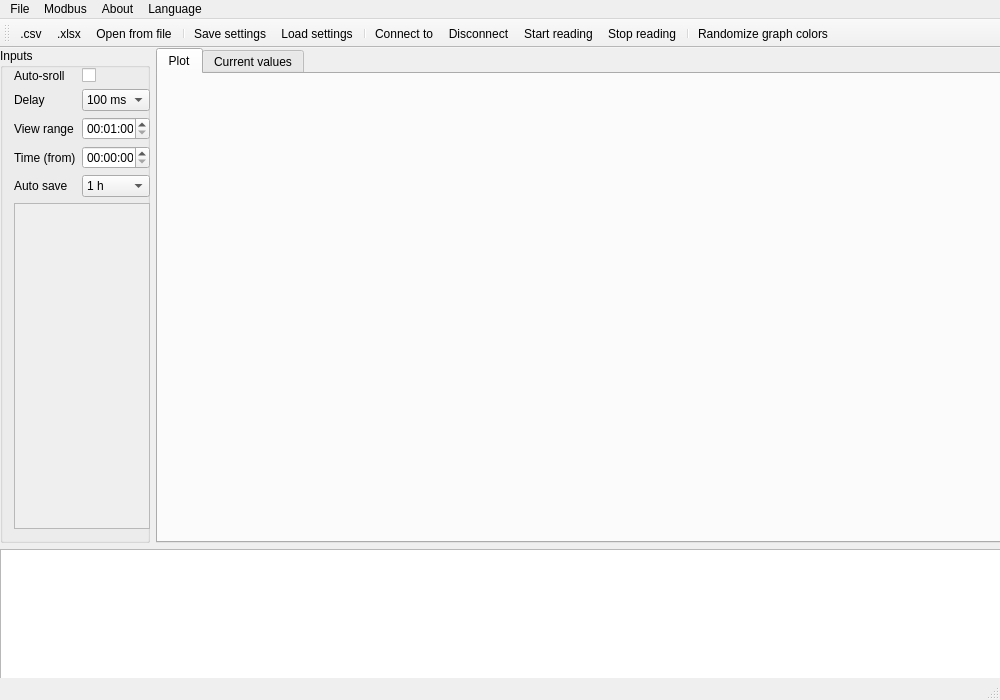
<?xml version="1.0" encoding="UTF-8"?>
<ui version="4.0">
 <class>MainWindow</class>
 <widget class="QMainWindow" name="MainWindow">
  <property name="geometry">
   <rect>
    <x>0</x>
    <y>0</y>
    <width>1000</width>
    <height>700</height>
   </rect>
  </property>
  <property name="minimumSize">
   <size>
    <width>742</width>
    <height>526</height>
   </size>
  </property>
  <property name="windowTitle">
   <string>RTU Trends (Python 2023)</string>
  </property>
  <widget class="QWidget" name="centralwidget">
   <widget class="QWidget" name="verticalLayoutWidget">
    <property name="geometry">
     <rect>
      <x>0</x>
      <y>0</y>
      <width>1001</width>
      <height>651</height>
     </rect>
    </property>
    <layout class="QVBoxLayout" name="verticalLayout">
     <item>
      <layout class="QHBoxLayout" name="horizontalLayout">
       <item>
        <widget class="QGroupBox" name="groupBox">
         <property name="minimumSize">
          <size>
           <width>150</width>
           <height>0</height>
          </size>
         </property>
         <property name="maximumSize">
          <size>
           <width>150</width>
           <height>16777215</height>
          </size>
         </property>
         <property name="title">
          <string>Inputs</string>
         </property>
         <property name="flat">
          <bool>false</bool>
         </property>
         <property name="checkable">
          <bool>false</bool>
         </property>
         <widget class="QWidget" name="verticalLayoutWidget_2">
          <property name="geometry">
           <rect>
            <x>9</x>
            <y>15</y>
            <width>146</width>
            <height>471</height>
           </rect>
          </property>
          <layout class="QVBoxLayout" name="verticalLayout_2">
           <property name="leftMargin">
            <number>5</number>
           </property>
           <property name="topMargin">
            <number>5</number>
           </property>
           <property name="rightMargin">
            <number>5</number>
           </property>
           <property name="bottomMargin">
            <number>5</number>
           </property>
           <item>
            <layout class="QFormLayout" name="formLayout">
             <item row="0" column="0">
              <widget class="QLabel" name="autoScaleLabel">
               <property name="text">
                <string>Auto-sroll</string>
               </property>
              </widget>
             </item>
             <item row="0" column="1">
              <widget class="QCheckBox" name="auto_scale_checkbox"/>
             </item>
             <item row="1" column="0">
              <widget class="QLabel" name="delayLabel">
               <property name="text">
                <string>Delay</string>
               </property>
              </widget>
             </item>
             <item row="1" column="1">
              <widget class="QComboBox" name="delayEdit">
               <property name="currentText">
                <string>100 ms</string>
               </property>
               <property name="currentIndex">
                <number>1</number>
               </property>
               <item>
                <property name="text">
                 <string>10 ms</string>
                </property>
               </item>
               <item>
                <property name="text">
                 <string>100 ms</string>
                </property>
               </item>
               <item>
                <property name="text">
                 <string>200 ms</string>
                </property>
               </item>
               <item>
                <property name="text">
                 <string>500 ms</string>
                </property>
               </item>
               <item>
                <property name="text">
                 <string>1 s</string>
                </property>
               </item>
               <item>
                <property name="text">
                 <string>2 s</string>
                </property>
               </item>
               <item>
                <property name="text">
                 <string>5 s</string>
                </property>
               </item>
               <item>
                <property name="text">
                 <string>10 s</string>
                </property>
               </item>
               <item>
                <property name="text">
                 <string>1 m</string>
                </property>
               </item>
               <item>
                <property name="text">
                 <string>5 m</string>
                </property>
               </item>
               <item>
                <property name="text">
                 <string>30 m</string>
                </property>
               </item>
               <item>
                <property name="text">
                 <string>1 h</string>
                </property>
               </item>
               <item>
                <property name="text">
                 <string>2 h</string>
                </property>
               </item>
               <item>
                <property name="text">
                 <string>3 h</string>
                </property>
               </item>
               <item>
                <property name="text">
                 <string>12 h</string>
                </property>
               </item>
               <item>
                <property name="text">
                 <string>1 d</string>
                </property>
               </item>
              </widget>
             </item>
             <item row="2" column="0">
              <widget class="QLabel" name="timeRangeLabel">
               <property name="text">
                <string>View range</string>
               </property>
              </widget>
             </item>
             <item row="2" column="1">
              <widget class="QTimeEdit" name="rangeEdit">
               <property name="currentSection">
                <enum>QDateTimeEdit::HourSection</enum>
               </property>
               <property name="displayFormat">
                <string>hh:mm:ss</string>
               </property>
               <property name="time">
                <time>
                 <hour>0</hour>
                 <minute>1</minute>
                 <second>0</second>
                </time>
               </property>
              </widget>
             </item>
             <item row="3" column="0">
              <widget class="QLabel" name="timeFromLabel">
               <property name="text">
                <string>Time (from)</string>
               </property>
              </widget>
             </item>
             <item row="3" column="1">
              <widget class="QTimeEdit" name="timeFromEdit">
               <property name="displayFormat">
                <string>hh:mm:ss</string>
               </property>
              </widget>
             </item>
             <item row="4" column="0">
              <widget class="QLabel" name="autoSaveLabel">
               <property name="text">
                <string>Auto save</string>
               </property>
              </widget>
             </item>
             <item row="4" column="1">
              <widget class="QComboBox" name="autoSaveComboBox">
               <property name="currentIndex">
                <number>6</number>
               </property>
               <item>
                <property name="text">
                 <string>---</string>
                </property>
               </item>
               <item>
                <property name="text">
                 <string>3 s</string>
                </property>
               </item>
               <item>
                <property name="text">
                 <string>10 s</string>
                </property>
               </item>
               <item>
                <property name="text">
                 <string>5 m</string>
                </property>
               </item>
               <item>
                <property name="text">
                 <string>10 m</string>
                </property>
               </item>
               <item>
                <property name="text">
                 <string>30 m</string>
                </property>
               </item>
               <item>
                <property name="text">
                 <string>1 h</string>
                </property>
               </item>
               <item>
                <property name="text">
                 <string>2 h</string>
                </property>
               </item>
               <item>
                <property name="text">
                 <string>4 h</string>
                </property>
               </item>
              </widget>
             </item>
            </layout>
           </item>
           <item>
            <widget class="QScrollArea" name="scrollArea">
             <property name="widgetResizable">
              <bool>true</bool>
             </property>
             <widget class="QWidget" name="scrollAreaWidgetContents">
              <property name="geometry">
               <rect>
                <x>0</x>
                <y>0</y>
                <width>134</width>
                <height>334</height>
               </rect>
              </property>
              <property name="contextMenuPolicy">
               <enum>Qt::NoContextMenu</enum>
              </property>
             </widget>
            </widget>
           </item>
          </layout>
         </widget>
        </widget>
       </item>
       <item>
        <widget class="QTabWidget" name="tabWidget">
         <property name="currentIndex">
          <number>0</number>
         </property>
         <widget class="QWidget" name="tab_plot">
          <attribute name="title">
           <string>Plot</string>
          </attribute>
         </widget>
         <widget class="QWidget" name="tab_scan">
          <attribute name="title">
           <string>Current values</string>
          </attribute>
          <widget class="QWidget" name="gridLayoutWidget">
           <property name="geometry">
            <rect>
             <x>30</x>
             <y>20</y>
             <width>521</width>
             <height>99</height>
            </rect>
           </property>
           <layout class="QGridLayout" name="tab2grid">
            <item row="1" column="0">
             <widget class="QLabel" name="get_from_time_label">
              <property name="text">
               <string>Get from time:</string>
              </property>
              <property name="alignment">
               <set>Qt::AlignRight|Qt::AlignTrailing|Qt::AlignVCenter</set>
              </property>
             </widget>
            </item>
            <item row="1" column="1">
             <widget class="QDateTimeEdit" name="get_from_dt_field">
              <property name="displayFormat">
               <string>dd.MM.yyyy HH:mm:ss</string>
              </property>
             </widget>
            </item>
            <item row="0" column="0" colspan="2">
             <widget class="QScrollArea" name="scrollAreaScan">
              <property name="widgetResizable">
               <bool>true</bool>
              </property>
              <widget class="QWidget" name="scrollAreaWidgetContents_2">
               <property name="geometry">
                <rect>
                 <x>0</x>
                 <y>0</y>
                 <width>517</width>
                 <height>69</height>
                </rect>
               </property>
              </widget>
             </widget>
            </item>
           </layout>
          </widget>
         </widget>
        </widget>
       </item>
      </layout>
     </item>
     <item>
      <widget class="QListWidget" name="output_list_widget">
       <property name="maximumSize">
        <size>
         <width>16777215</width>
         <height>150</height>
        </size>
       </property>
      </widget>
     </item>
    </layout>
   </widget>
  </widget>
  <widget class="QMenuBar" name="menubar">
   <property name="geometry">
    <rect>
     <x>0</x>
     <y>0</y>
     <width>1000</width>
     <height>21</height>
    </rect>
   </property>
   <widget class="QMenu" name="menuModbus">
    <property name="title">
     <string>Modbus</string>
    </property>
    <addaction name="actionConnect_to"/>
    <addaction name="actionDisconnect"/>
    <addaction name="separator"/>
    <addaction name="actionStart_reading"/>
    <addaction name="actionStop_reading"/>
   </widget>
   <widget class="QMenu" name="menuFile">
    <property name="title">
     <string>File</string>
    </property>
    <widget class="QMenu" name="menuSave_plot_with_logs">
     <property name="title">
      <string>Save plot with logs</string>
     </property>
     <addaction name="actionWriteCsv"/>
     <addaction name="action_xlsx"/>
    </widget>
    <addaction name="actionLoad_settings"/>
    <addaction name="actionSave_settings"/>
    <addaction name="actionOpen_from_file"/>
    <addaction name="menuSave_plot_with_logs"/>
   </widget>
   <widget class="QMenu" name="menuHelp">
    <property name="title">
     <string>About</string>
    </property>
    <addaction name="actionAbout_the_program"/>
    <addaction name="actionHelp"/>
   </widget>
   <widget class="QMenu" name="menuLanguage">
    <property name="title">
     <string>Language</string>
    </property>
   </widget>
   <addaction name="menuFile"/>
   <addaction name="menuModbus"/>
   <addaction name="menuHelp"/>
   <addaction name="menuLanguage"/>
  </widget>
  <widget class="QStatusBar" name="statusbar"/>
  <widget class="QToolBar" name="toolBar">
   <property name="windowTitle">
    <string>toolBar</string>
   </property>
   <property name="iconSize">
    <size>
     <width>12</width>
     <height>12</height>
    </size>
   </property>
   <property name="toolButtonStyle">
    <enum>Qt::ToolButtonTextBesideIcon</enum>
   </property>
   <attribute name="toolBarArea">
    <enum>TopToolBarArea</enum>
   </attribute>
   <attribute name="toolBarBreak">
    <bool>false</bool>
   </attribute>
   <addaction name="actionWriteCsv"/>
   <addaction name="action_xlsx"/>
   <addaction name="actionOpen_from_file"/>
   <addaction name="separator"/>
   <addaction name="actionSave_settings"/>
   <addaction name="actionLoad_settings"/>
   <addaction name="separator"/>
   <addaction name="actionConnect_to"/>
   <addaction name="actionDisconnect"/>
   <addaction name="actionStart_reading"/>
   <addaction name="actionStop_reading"/>
   <addaction name="separator"/>
   <addaction name="colorsButton"/>
  </widget>
  <action name="actionConnect_to">
   <property name="enabled">
    <bool>true</bool>
   </property>
   <property name="icon">
    <iconset>
     <normalon>:/ico/connect.png</normalon>
    </iconset>
   </property>
   <property name="text">
    <string>Connect to</string>
   </property>
  </action>
  <action name="actionDisconnect">
   <property name="icon">
    <iconset>
     <normalon>:/ico/disconnect.png</normalon>
    </iconset>
   </property>
   <property name="text">
    <string>Disconnect</string>
   </property>
  </action>
  <action name="actionLoad_settings">
   <property name="icon">
    <iconset>
     <normalon>:/ico/load_settings.png</normalon>
    </iconset>
   </property>
   <property name="text">
    <string>Load settings</string>
   </property>
  </action>
  <action name="actionStart_reading">
   <property name="icon">
    <iconset>
     <normalon>:/ico/start.png</normalon>
    </iconset>
   </property>
   <property name="text">
    <string>Start reading</string>
   </property>
   <property name="shortcut">
    <string>F5</string>
   </property>
  </action>
  <action name="actionStop_reading">
   <property name="icon">
    <iconset resource="main_res.qrc">
     <normaloff>:/ico/stop.png</normaloff>:/ico/stop.png</iconset>
   </property>
   <property name="text">
    <string>Stop reading</string>
   </property>
   <property name="shortcut">
    <string>F4</string>
   </property>
  </action>
  <action name="actionRange_x">
   <property name="text">
    <string>Range (x)</string>
   </property>
  </action>
  <action name="actionOpen_from_file">
   <property name="icon">
    <iconset>
     <normalon>:/ico/open.png</normalon>
    </iconset>
   </property>
   <property name="text">
    <string>Open from file</string>
   </property>
   <property name="shortcut">
    <string>Ctrl+O</string>
   </property>
  </action>
  <action name="actionAbout_the_program">
   <property name="text">
    <string>About the program...</string>
   </property>
  </action>
  <action name="actionSave_settings">
   <property name="icon">
    <iconset>
     <normaloff>:/ico/write_settings.ico</normaloff>
     <normalon>:/ico/write_settings.png</normalon>:/ico/write_settings.ico</iconset>
   </property>
   <property name="text">
    <string>Save settings</string>
   </property>
  </action>
  <action name="actionHelp">
   <property name="text">
    <string>Help</string>
   </property>
  </action>
  <action name="actionWriteCsv">
   <property name="icon">
    <iconset resource="main_res.qrc">
     <normaloff>:/ico/save.png</normaloff>
     <normalon>:/ico/save.png</normalon>:/ico/save.png</iconset>
   </property>
   <property name="text">
    <string>.csv</string>
   </property>
   <property name="shortcut">
    <string>Ctrl+S</string>
   </property>
  </action>
  <action name="colorsButton">
   <property name="text">
    <string>Randomize graph colors</string>
   </property>
   <property name="shortcut">
    <string>Ctrl+R</string>
   </property>
  </action>
  <action name="action_xlsx">
   <property name="icon">
    <iconset>
     <normalon>:/ico/save.png</normalon>
    </iconset>
   </property>
   <property name="text">
    <string>.xlsx</string>
   </property>
  </action>
 </widget>
 <resources>
  <include location="main_res.qrc"/>
 </resources>
 <connections/>
</ui>
